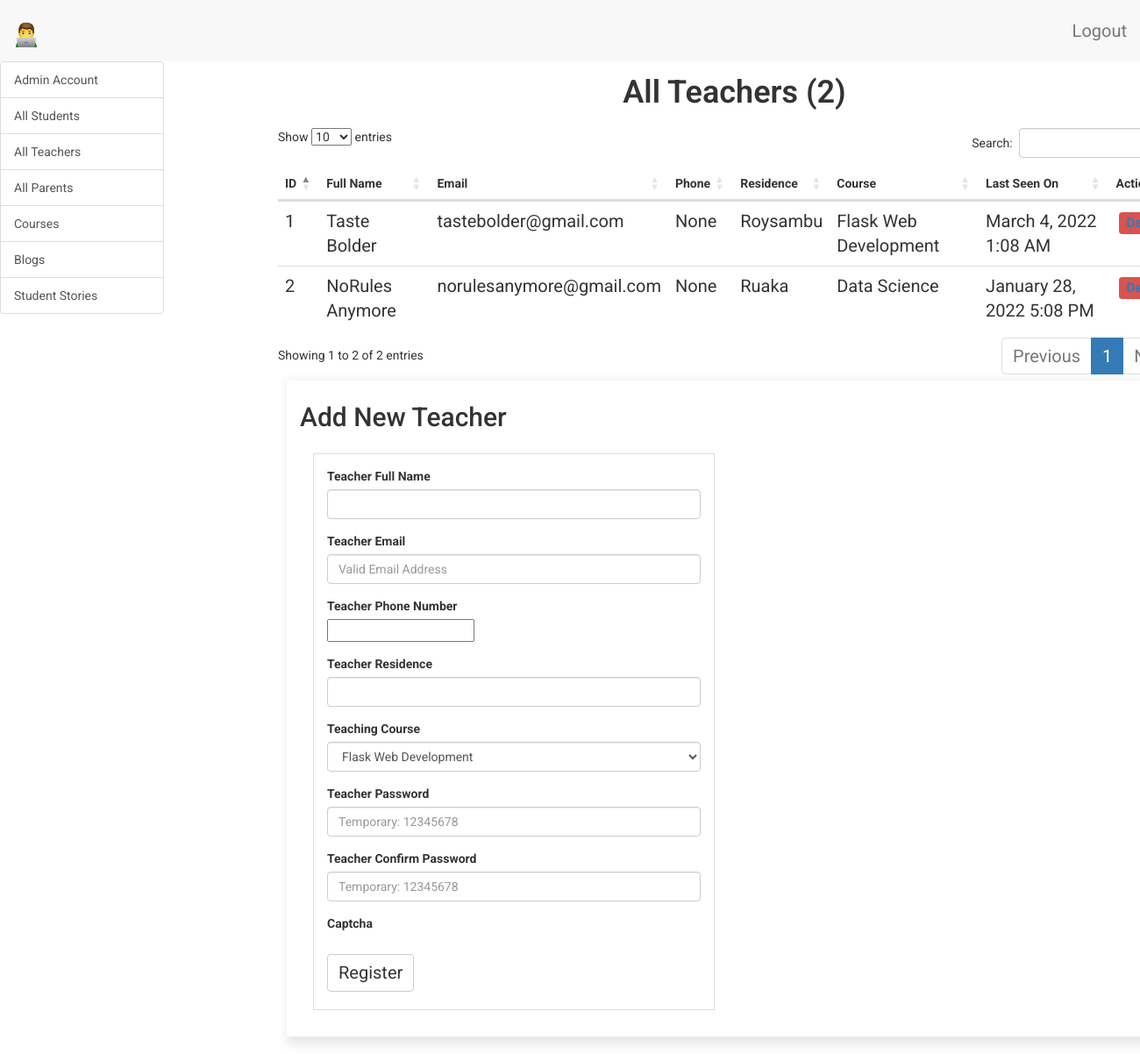
The page /admin/dashboard/all-teachers (signed in) on the database as committed earlier.
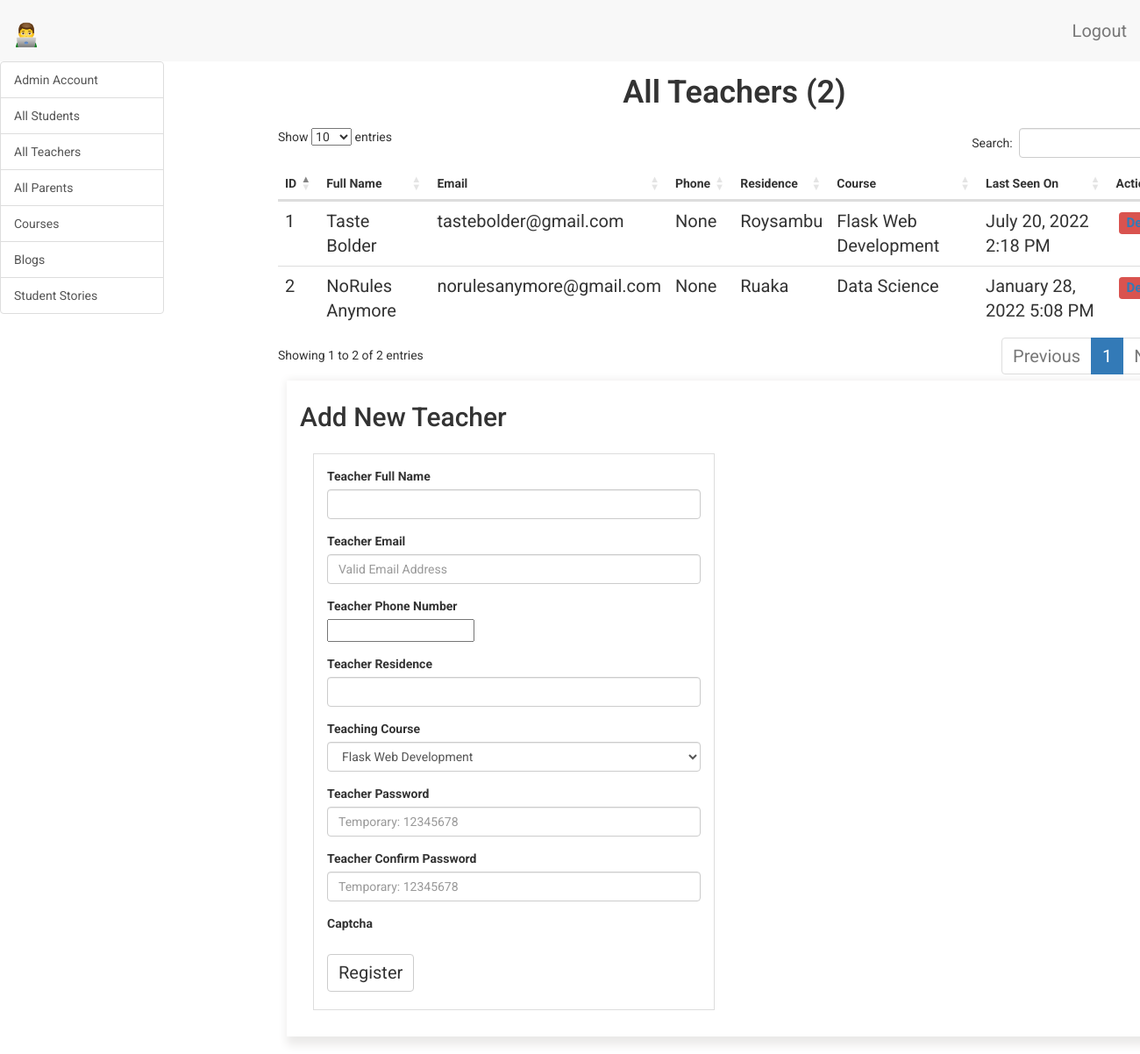
The same page on the database as committed later.
### app/models.py (models this page shows, shortened)
class Teacher(UserMixin, db.Model):
    __tablename__ = 'teacher'
    id = db.Column(db.Integer, primary_key=True)
    teacher_full_name = db.Column(db.String(64), index=True, unique=True)
    teacher_email = db.Column(db.String(120), index=True, unique=True)
    teacher_phone = db.Column(db.String(120), index=True, unique=True)
    teacher_residence = db.Column(db.String(120), index=True)
    teacher_course = db.Column(db.String(120), index=True)
    teacher_about_me = db.Column(db.String(140))
    teacher_last_seen = db.Column(db.DateTime, default=datetime.utcnow)
    teacher_password_hash = db.Column(db.String(128))
    comments = db.relationship(
        'TeacherCommunityComment',
        backref='author',
        lazy='dynamic'
        )
    course_overview = db.relationship(
        'WebDevelopmentOverview',
        backref='author',
        lazy='dynamic'
        )
    table_of_contentes = db.relationship(
        'TableOfContents',
        backref='author',
        lazy='dynamic'
        )
    chapter = db.relationship(
        'Chapter',
        backref='author',
        lazy='dynamic'
        )
    chapter_quizzes = db.relationship(
        'ChapterQuiz',
        backref='author',
        lazy='dynamic'
        )
    general_multiple_choices_quiz = db.relationship(
        'GeneralMultipleChoicesQuiz',
        backref='author',
        lazy='dynamic'
        )
    blog_articles = db.relationship(
        'BlogArticles',
        backref='author',
        lazy='dynamic'
    )
    events = db.relationship(
        'Events',
        backref='author',
        lazy='dynamic'
        )
    messages_sent = db.relationship(
        'TeacherMessage',
        foreign_keys='TeacherMessage.sender_id',
        backref='author',
        lazy='dynamic'
        )
    messages_received = db.relationship(
        'TeacherMessage',
        foreign_keys='TeacherMessage.recipient_id',
        backref='recipient',
        lazy='dynamic'
        )
    last_message_read_time = db.Column(db.DateTime)
    notifications = db.relationship(
        'TeacherNotifications',
        backref='teacher',
        lazy='dynamic'
        )
    teacher_followed = db.relationship(
        'Teacher',
        secondary=teacher_followers,
        primaryjoin=(teacher_followers.c.follower_id == id),
        secondaryjoin=(teacher_followers.c.followed_id == id),
        backref=db.backref(
            'teacher_followers',
            lazy='dynamic'
            ), lazy='dynamic')

### app/admin/routes.py (the view, shortened to what this page needs)
@bp.route('/dashboard/all-teachers')
@login_required
def dashboard_all_teachers():
    admin = Admin.query.filter_by(
        admin_full_name=current_user.admin_full_name).first()
    teacher_form = TeacherRegistrationForm()
    teachers = Teacher.query.order_by(Teacher.teacher_last_seen.desc()).all()
    all_teachers = len(Teacher.query.all())
    return render_template(
        'admin/all_teachers.html',
        title='All Teachers',
        teachers=teachers,
        admin=admin,
        all_teachers=all_teachers,
        teacher_form=teacher_form
        )

### app/admin/routes.py (called while the page is built)
@bp.before_request
def before_request():
    if current_user.is_authenticated:
        current_user.admin_last_seen = datetime.utcnow()
        db.session.commit()

### app/models.py (called while the page is built)
@login.user_loader
def load_user(id):
    admin = Admin.query.get(int(id))
    teacher = Teacher.query.get(int(id))
    student = Student.query.get(int(id))
    parent = Parent.query.get(int(id))
    if admin:
        return admin
    elif teacher:
        return teacher
    elif student:
        return student
    elif parent:
        return parent
    else:
        return None

### app/templates/admin/all_teachers.html (shortened to what this page needs)
{% extends 'base.html' %}
{% import 'bootstrap/wtf.html' as wtf %}
{% block admin_app_content %}
    <div class="row">
        <div class="col-sm-12">
        </div>
    </div>
    <div class="row text-center">
        <div class="col-sm-12 admin-content-title">
            <h1>All Teachers ({{ all_teachers }})</h1>
        </div>
    </div>
    <div id="teachers" class="tabcontent">
        <div class="row">
            <div class="row">
                <div class="col-sm-12">
                    <table id="data" class="table table-hover">
                        <thead>
                            <tr>
                                <th>ID</th>
                                <th>Full Name</th>
                                <th>Email</th>
                                <th>Phone</th>
                                <th>Residence</th>
                                <th>Course</th>
                                <th>Last Seen On</th>
                                <th>Action</th>
                            </tr>
                        </thead>
                        <tbody>
                            {% for teacher in teachers %}
                                <tr>
                                    <td>{{ teacher.id }}</td>
                                    <td>{{ teacher.teacher_full_name }}</td>
                                    <td>{{ teacher.teacher_email }}</td>
                                    <td>{{ teacher.teacher_phone }}</td>
                                    <td>{{ teacher.teacher_residence }}</td>
                                    <td>{{ teacher.teacher_course }}</td>
                                    <td>{{ moment(teacher.teacher_last_seen).format('LLL') }}</td>
                                    <td>
                                        <span class="label label-danger">
                                            <a href="{{ url_for('admin.delete_account_teacher', teacher_id=teacher.id) }}">Delete</a>
                                        </span>
                                    </td>
                                </tr>
                            {% endfor %}
                        </tbody>
                    </table>
                </div>
            </div>
            <div class="row admin-teacher">
                <div class="col-sm-6">
                    <h2>Add New Teacher</h2>
                    <div class="my-form">
                        {{ wtf.quick_form(teacher_form) }}
                    </div>
                </div>
                <div class="col-sm-6">
                </div>
            </div>
        </div>
    </div>
{% endblock %}

Rows that differ between the two databases and show on the page:
changed Teacher "Taste Bolder": teacher_last_seen "March 4, 2022 1:08 AM" → "July 20, 2022 2:18 PM"
